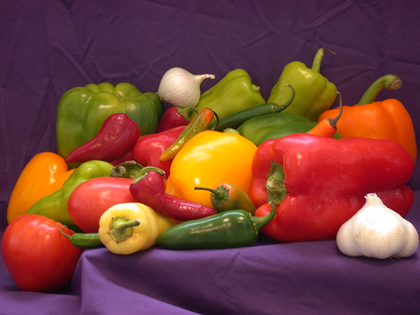
%> input picture clab2/peppers.png, 420 x 315 px, shrunk from 512 x 384 before the run
$ octave testing.m   (GNU Octave 9; MATLAB toolbox functions it lacks are replaced by stand-ins)
%> lines starting %> are read from the running program, lines starting %| are printed output that depends on the picture
clc,clear;
img = imread('peppers.png');                            %read image
%> img is the input picture: size 315x420x3 uint8; mean R, G, B 120.8, 66.4, 57.6
img = im2uint8(img);                                    %convert to class uint8
cform = makecform('srgb2lab');                          %specify color transformation structure
lab = applycform(img, cform);                           %converts the color values into lab
%> lab: size 315x420x3 uint8; mean of channels 1, 2, 3 90.9, 151.1, 142.1
[rows, cols, ncolors] = size(img);                      %get size of rows, cols, and colors
%> rows = 315; cols = 420; ncolors = 3
npixels = rows * cols;                                  %get total pixel number
%> npixels = 132300
[x,y] = meshgrid(1:cols,1:rows);                        %two mashgrid x,y,size[384 512]
features = img;                                         %lab intensity as features 1,2,3
factor = 1;
features(:,:,4) = factor* x;                            %image x coordinates as features 4
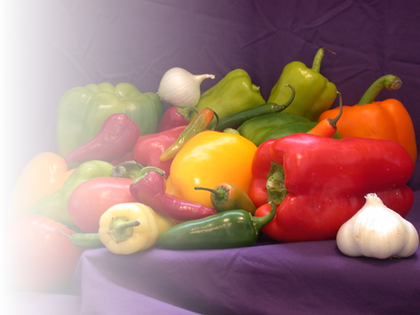
%> features: size 315x420x4 uint8; mean R, G, B, A 120.8, 66.4, 57.6, 177.9; transparent parts drawn white
features(:,:,5) = factor* y;                            %image y coordinates as features 5
features = reshape( features, [npixels 5] );            %reshape matrix aline the 5 features
features = im2double(features);                         %convert feature to double
counter = 0;
for i=1:size(features,2)                                %[npixels, 5]
features(:,i) = features(:,i) - mean(features(:,i));    %zero mean
features(:,i) = features(:,i) / norm(features(:,i));    % normalize
end
data = features;                                        %data is features
nc = 3;                                                 %define number of clusters in final result
ndata = size(data,1);                                   %number pixels
%> ndata = 132300
ndims = size(data,2);                                   %number of features dimension (5)
%> ndims = 5
random_labels = floor(rand(ndata,1) * nc) + 1;          %random initialization,random label for each pixel
data_clusters = random_labels;                          %collect current label
cluster_stats = zeros(nc,ndims+1);                      %[3 6]??
distances = zeros(ndata,nc);                         %[196608 5]??
temp_dist = zeros(ndata,ndims,nc);
means = zeros(npixels,ndims);
while(1)
    pause(0.03);                                        %pauses execution for n seconds before continuing
    last_clusters = cluster_stats;                      % Make a copy of cluster statistics for
    % comparison purposes.  If the difference is very small, the while loop will exit.
    for c=1:nc                                          %for each cluster
        [ind] = find(data_clusters == c);               %find all data points assigned to this cluster
        num_assigned = size(ind,1);                     %how many numbers of pix are assigned for one label
        if( num_assigned < 1 )                          %some heuristic codes for exception handling.
            disp('No points were assigned to this cluster, some special processing is given below');
            max_distances = max(distances);             %calculate the maximum distances from each cluster
            [maxx,cluster_num] = max(max_distances);
            [maxx,data_point] = max(distances(:,cluster_num));
            data_clusters(data_point) = cluster_num;
            ind = data_point;
            num_assigned = 1;
        end                                             %end of exception handling.
        cluster_stats(c,1) = num_assigned;              %save number of points per cluster,plus the mean vectors
        if( num_assigned > 1 )
            summ = sum(data(ind,:));                    %sum all pix on the cn
            cluster_stats(c,2:ndims+1) = summ / num_assigned;%average value of all the pix at that cn
        else
            cluster_stats(c,2:ndims+1) = data(ind,:);
        end
    end
    diff = sum(abs(cluster_stats(:) - last_clusters(:)));   % Exit criteria
    if( diff < 0.1 )
        break;
    end
    for c=1:nc
        means = cluster_stats(c,2:ndims+1);
        temp(c,:) = dist(means,data');
    end
    distances = transpose(temp);
    for i = 1:npixels
            [~,data_clusters(i,1)]=min(temp(1:nc,i));
    end

	clusters = data_clusters;
    [rows, cols, ncolors] = size(img);
    cluster_img = reshape( clusters, [rows cols] );
    boundary_img_x = filter2( [-1 1], cluster_img, 'same' );
    boundary_img_y = filter2( [-1 1]', cluster_img, 'same' );
    boundary_img = (abs(boundary_img_x) + abs(boundary_img_y)) > 0;
    figure(1);
    subplot(1,2,1);
    imagesc(cluster_img); axis image;
    subplot(1,2,2);
    imagesc(uint8(img)); axis image;
    drawnow;
    figure(gcf);
    figure(17);
    imagesc(boundary_img); axis image; colormap(gray);
    % Display clusters for the purpose of debugging.
    cluster_stats
    %pause;
    counter = counter +1;
end
%> this loop made 22 passes
%> diff on passes 1 to 12: 132300, 13164, 12316, 13066, 16242, 14694, 6682, 3280, 1716, 956, 540, 278
%> pass 1, `cluster_img = reshape( clusters, [rows cols] );`:
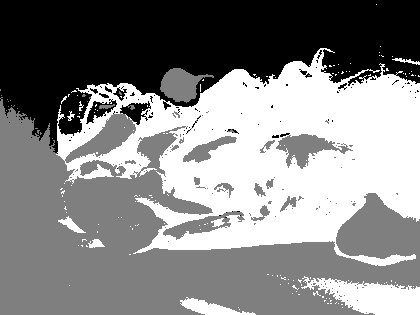
%> cluster_img: size 315x420 double; min 1, max 3, mean 2.06; drawn with min black and max white
%> pass 1, `boundary_img_y = filter2( [-1 1]', cluster_img, 'same' );`:
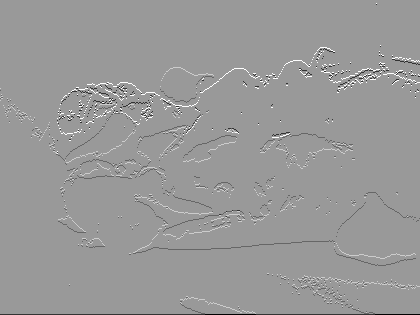
%> boundary_img_y: size 315x420 double; min -3, max 2, mean -0.00317; drawn with min black and max white
%> pass 1, `boundary_img = (abs(boundary_img_x) + abs(boundary_img_y)) > 0;`:
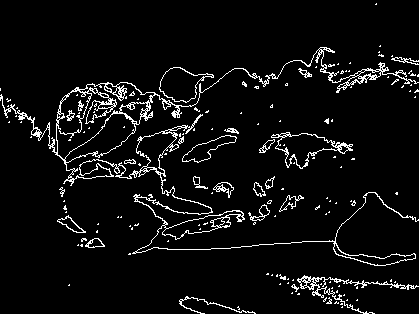
%> boundary_img: size 315x420 logical; 6.2% white in thin lines or dots
%> pass 2, `axis image`:
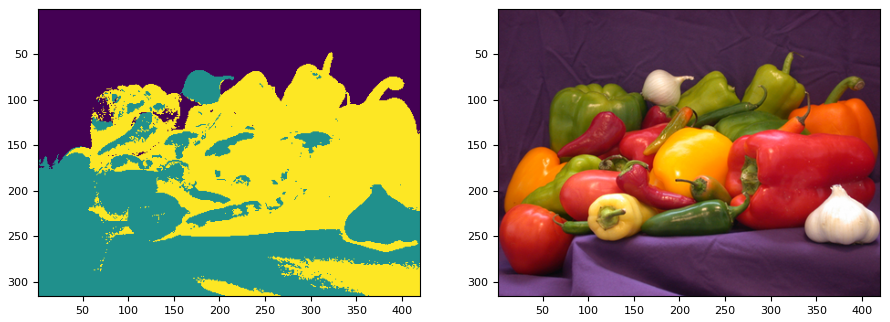
%> figure redrawn from the program's plot data, 2 panels
%> after the loop, cluster_stats = [41653 -0.0022 -0.00154 0.000449 -0.000594 -0.00318; 15096 0.00298 0.00423 0.00534 -0.00024 0.00197; 75551 0.000616 2.05e-06 -0.00131 0.000376 0.00136]; counter = 21; summ = [46.54 0.155 -99.23 28.39 102.8]
%> after the loop:
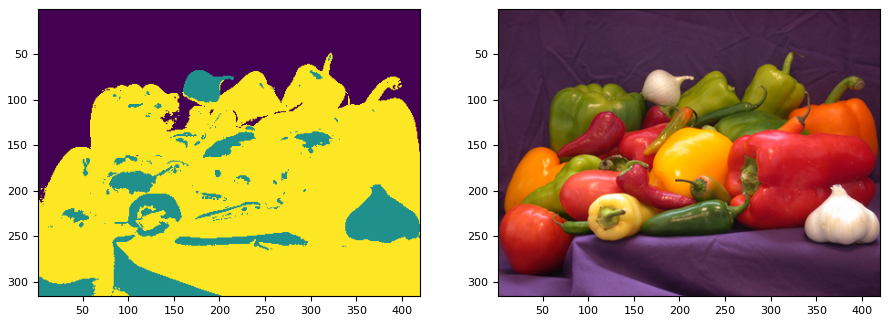
%> figure redrawn from the program's plot data, 2 panels
%> after the loop:
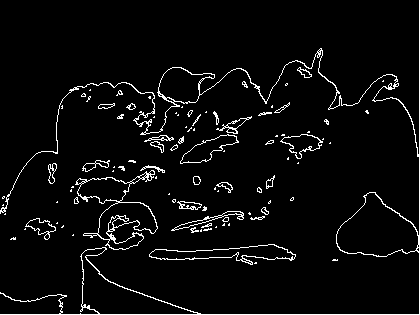
%> displayed picture: size 315x420x3, on the screen's scale of 0 to 255; 4.5% white in thin lines or dots
